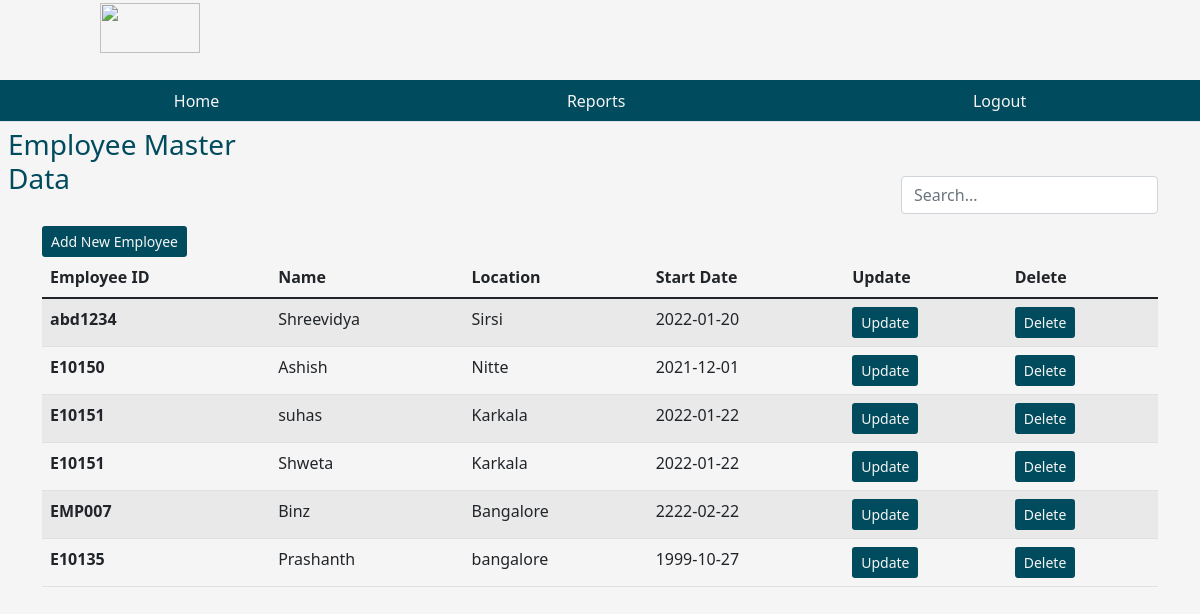
/dashboard, run on the app's committed database.
### tables this page shows
CREATE TABLE empmasterdata (slno INTEGER PRIMARY KEY AUTOINCREMENT, empid varchar(50), name text NOT NULL, location text, startdate DATE);

### app.py (the view)
@app.route('/dashboard')
def dashboard():
    user = get_current_user()
    db = get_database()
    emp_cur = db.execute('select * from empmasterdata ')
    allemp = emp_cur.fetchall()
    return render_template('dashboard.html', user = user, allemp = allemp)

### app.py (called while the page is built)
@app.teardown_appcontext
def close_database(error):
    if hasattr(g, 'crudapplication_db'):
        g.crudapplication_db.close()

def get_current_user():
    user = None
    if 'user' in session:
        user = session['user']
        db = get_database()
        user_cur = db.execute('select * from users where name = ?', [user])
        user = user_cur.fetchone()
    return user

@app.before_request
def before_request():
    g.user = None
    if 'user_id' in session:
        user = [x for x in users if x.id == session['user_id']][0]
        g.user = user

### database.py (called while the page is built)
def connect_to_database():
    sql = sqlite3.connect('C:/Users/user/Desktop/components/components/crudapplication.db')
    sql.row_factory = sqlite3.Row
    return sql

def get_database():
    if not hasattr(g, 'crudapplication_db'):
        g.crudapplication_db = connect_to_database()
    return g.crudapplication_db

### templates/dashboard.html (shortened to what this page needs)
{% from "showlinks.html" import show_links %}
<!DOCTYPE html>
<html lang="en">
<head>
    <link href="https://cdn.jsdelivr.net/npm/bootstrap@5.1.3/dist/css/bootstrap.min.css" rel="stylesheet">
    <link rel="stylesheet" href="{{ url_for('static', filename='dashboard.css')}}" type = "text/css">
</head>
<body>
      <div class="parent">
        <div class="child child1">
          <h1 class="text-center"><i><img src=" https://www.netanalytiks.com/img/core-img/logo2.png" width="100" height="50"></i></h1>
        </div>
        <div class="child child3">
          {{ show_links() }}
        </div>
        <div class="child child4">
            <h3 class="m-2">Employee Master Data</h3>
        </div>
        <div class="child child5" style="color:rgb(0, 75, 93);">
        </div>
        <div class="child child6  container" style="color:rgb(0, 75, 93);">
              <div class="table-responsive-lg caption-top">
                <a class="btn btn-sm" style="background-color:rgb(0, 75, 93); color:whitesmoke; float: left; margin-top: 50px;" href="{{ url_for('addnewemployee')}}">Add New Employee</a>
                <form class="form-inline my-2 my-lg-0" style="display: inline-block; float: right;">
                  <input type="search" placeholder="Search..." class="form-control search-input mr-sm-2" aria-label="Search"  data-table="customers-list"/>
                </form>
                <table class="table table-striped mt32 customers-list">
                    <thead>
                        <tr>
                          <th scope="col">Employee ID</th>
                          <th scope="col">Name</th>
                          <th scope="col">Location</th>
                          <th scope="col">Start Date</th>
                          <th scope="col">Update</th>
                          <th scope="col">Delete</th>
                        </tr>
                      </thead>
                      <tbody>
                        {% for emp in allemp %}
                        <tr>
                          <th scope="row">{{ emp['empid'] }} </th>
                          <td>{{ emp['name'] }}</td>
                          <td>{{ emp['location'] }}</td>
                          <td>{{ emp['startdate'] }}</td>
                          <td><a class="btn btn-sm" style="background-color:rgb(0, 75, 93); color:whitesmoke;" href="{{ url_for('fetchone', slno = emp['slno'] )}}">Update</a></td>
                          <td><a class="btn btn-sm" style="background-color:rgb(0, 75, 93); color:whitesmoke;" href="{{ url_for('deleteemp', slno = emp['slno'] )}}">Delete</a></td>
                        </tr>
                        {% endfor %}
                      </tbody>
                </table>
              </div>
        </div>
</body>
</html>

### templates/showlinks.html
{% macro  show_links()  %}
<ul class="nav nav-tabs nav-fill" style="background-color:rgb(0, 75, 93);">
    <li class="nav-item">
      <a class="nav-link" style="color:whitesmoke;" href="{{url_for('home')}}">Home</a>
    </li>
    <li class="nav-item">
      <a class="nav-link"   style="color:whitesmoke;" href="{{url_for('reports')}}">Reports</a>
    </li>
    <li class="nav-item">
      <a class="nav-link"   style="color:whitesmoke;" href="{{url_for('login')}}">Logout</a>
    </li>
  </ul>
  {% endmacro %}

### static/dashboard.css (style rules this page uses)
html, body { height: 100%; background-color:whitesmoke; color:rgb(0, 75, 93); }
.parent { height: 100%; display: grid; grid-template-columns: repeat(4, 1fr); grid-template-rows: 10% 5% 7% auto 7%; }
.child { margin-bottom: 10px; }
.child1 { grid-column: 1/2; grid-row: 1/2; }
.child3 { grid-column: 1/-1; grid-row: 2/3; }
.child4 { grid-column: 1/2; grid-row: 3/4; }
.child5 { grid-column: 4/5; grid-row: 3/4; text-align: center; }
.child6 { grid-column: 1/-1; grid-row: 4/5; }

### data on the page
empmasterdata: empid "abd1234", name "Shreevidya", location "Sirsi", startdate "2022-01-20"
empmasterdata: empid "E10150", name "Ashish", location "Nitte", startdate "2021-12-01"
empmasterdata: empid "E10151", name "suhas", location "Karkala", startdate "2022-01-22"
empmasterdata: empid "E10151", name "Shweta", location "Karkala", startdate "2022-01-22"
empmasterdata: empid "EMP007", name "Binz", location "Bangalore", startdate "2222-02-22"
empmasterdata: empid "E10135", name "Prashanth", location "bangalore", startdate "1999-10-27"
